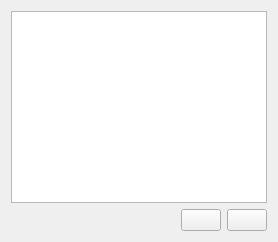
     <widget class="QWidget" name="verticalLayoutWidget">
      <layout class="QVBoxLayout" name="verticalLayout_4">
       <item>
        <widget class="TableView" name="tableViewAnlagen">
         <property name="toolTip">
          <string>&lt;html&gt;&lt;head/&gt;&lt;body&gt;&lt;p&gt;Hier werden alle &lt;span style=&quot; font-weight:600;&quot;&gt;Anlagen&lt;/span&gt; aufgeführt.&lt;/p&gt;&lt;p&gt;Anlagen sind definiert als unabdingbare Gerätschaften, mit denen man Malz maischt und Hopfen kocht.&lt;/p&gt;&lt;/body&gt;&lt;/html&gt;</string>
         </property>
         <property name="alternatingRowColors">
          <bool>true</bool>
         </property>
         <property name="selectionBehavior">
          <enum>QAbstractItemView::SelectRows</enum>
         </property>
         <property name="sortingEnabled">
          <bool>true</bool>
         </property>
         <attribute name="verticalHeaderVisible">
          <bool>false</bool>
         </attribute>
        </widget>
       </item>
       <item>
        <layout class="QHBoxLayout" name="horizontalLayout_2">
         <item>
          <widget class="QLabel" name="lblAnlage">
           <property name="font">
            <font>
             <weight>75</weight>
             <bold>true</bold>
            </font>
           </property>
          </widget>
         </item>
         <item>
          <spacer name="horizontalSpacer_5">
           <property name="orientation">
            <enum>Qt::Horizontal</enum>
           </property>
           <property name="sizeHint" stdset="0">
            <size>
             <width>40</width>
             <height>20</height>
            </size>
           </property>
          </spacer>
         </item>
         <item>
          <widget class="QPushButton" name="btnNeueAnlage">
           <property name="minimumSize">
            <size>
             <width>40</width>
             <height>0</height>
            </size>
           </property>
           <property name="toolTip">
            <string>&lt;html&gt;&lt;head/&gt;&lt;body&gt;&lt;p&gt;Hier wird eine &lt;span style=&quot; font-weight:600;&quot;&gt;Brauanlage&lt;/span&gt; angelegt und benannt. Verfügt man über mehrere Kessel in unterschiedlichen Größen, bietet es sich an, hier seine &lt;span style=&quot; font-weight:600;&quot;&gt;Konfigurationen&lt;/span&gt; zu speichern, um die jeweilige Anlage bei der Rezepterstellung mit einem Klick im Tab Rezept bequem zu wählen.&lt;/p&gt;&lt;p&gt;Unter einer Brauanlage ist mindestens ein Kessel zu verstehen. Im Hobbybrauerbereich sind platzsparende All-in-one-Anlagen oft üblich. Meist sind es aber mindestens zwei Kessel – der Kleine Brauhelfer nimmt auf diese Standard-Konfiguration in den Feldern rechts Bezug: &lt;/p&gt;&lt;p&gt;Ein &lt;span style=&quot; font-weight:600;&quot;&gt;Maischekessel&lt;/span&gt; für das Maischen mit Malz und eine &lt;span style=&quot; font-weight:600;&quot;&gt;Sudpfanne&lt;/span&gt; für das Hopfenkochen. Bei All-in-one-Geräten, die Maischekessel und Sudpfanne vereinen, gibt man den einen Wert für Maischekessel und Sudpfanne an.&lt;/p&gt;&lt;p&gt;Bei größeren Konfigurationen kommt mindestens noch ein Läuterkessel hinzu, der zwischen Maischekessel und Sudpfanne eingesetzt wird. Im Kleinen Brauhelfer wird diese zusätzliche, für die Bierherstellung nicht zwingend nötige Ausstattung unter &lt;span style=&quot; font-weight:600;&quot;&gt;Geräte&lt;/span&gt; erfasst. Der Kleine Brauhelfer berücksichtigt für seine Berechnungen allein die Werte für Maischekessel und Sudpfanne.&lt;/p&gt;&lt;/body&gt;&lt;/html&gt;</string>
           </property>
           <property name="whatsThis">
            <string notr="true">plus</string>
           </property>
           <property name="icon">
            <iconset resource="../images.qrc">
             <normaloff>:/images/light/plus.svg</normaloff>
             <disabledoff>:/images/disabled/plus.svg</disabledoff>:/images/light/plus.svg</iconset>
           </property>
          </widget>
         </item>
         <item>
          <widget class="QPushButton" name="btnAnlageLoeschen">
           <property name="minimumSize">
            <size>
             <width>40</width>
             <height>0</height>
            </size>
           </property>
           <property name="toolTip">
            <string>&lt;html&gt;&lt;head/&gt;&lt;body&gt;&lt;p&gt;Hier wird eine nicht mehr benötigte &lt;span style=&quot; font-weight:600;&quot;&gt;Anlage gelöscht&lt;/span&gt;.&lt;/p&gt;&lt;p&gt;&lt;span style=&quot; font-weight:600; color:#fc0107;&quot;&gt;Achtung:&lt;/span&gt; Bei dieser Aktion empfiehlt es sich, die mit der zu löschenden Anlage gebrauten Sude vorab zu überpüfen und im Tab Rezept gegebenenfalls anzupassen. Die Gefahr von hausgemachten Verwechselungen liegt hier nah. Es empfiehlt sich alle noch zu brauenden Sude dieser Analge auf eine neue Anlage umzustellen. Bei gebrauten Suden erübrigt sich diese Vorsichtsmaßnahme.&lt;/p&gt;&lt;/body&gt;&lt;/html&gt;</string>
           </property>
           <property name="whatsThis">
            <string notr="true">minus</string>
           </property>
           <property name="icon">
            <iconset resource="../images.qrc">
             <normaloff>:/images/light/minus.svg</normaloff>
             <disabledoff>:/images/disabled/minus.svg</disabledoff>:/images/light/minus.svg</iconset>
           </property>
          </widget>
         </item>
        </layout>
       </item>
      </layout>
     </widget>
